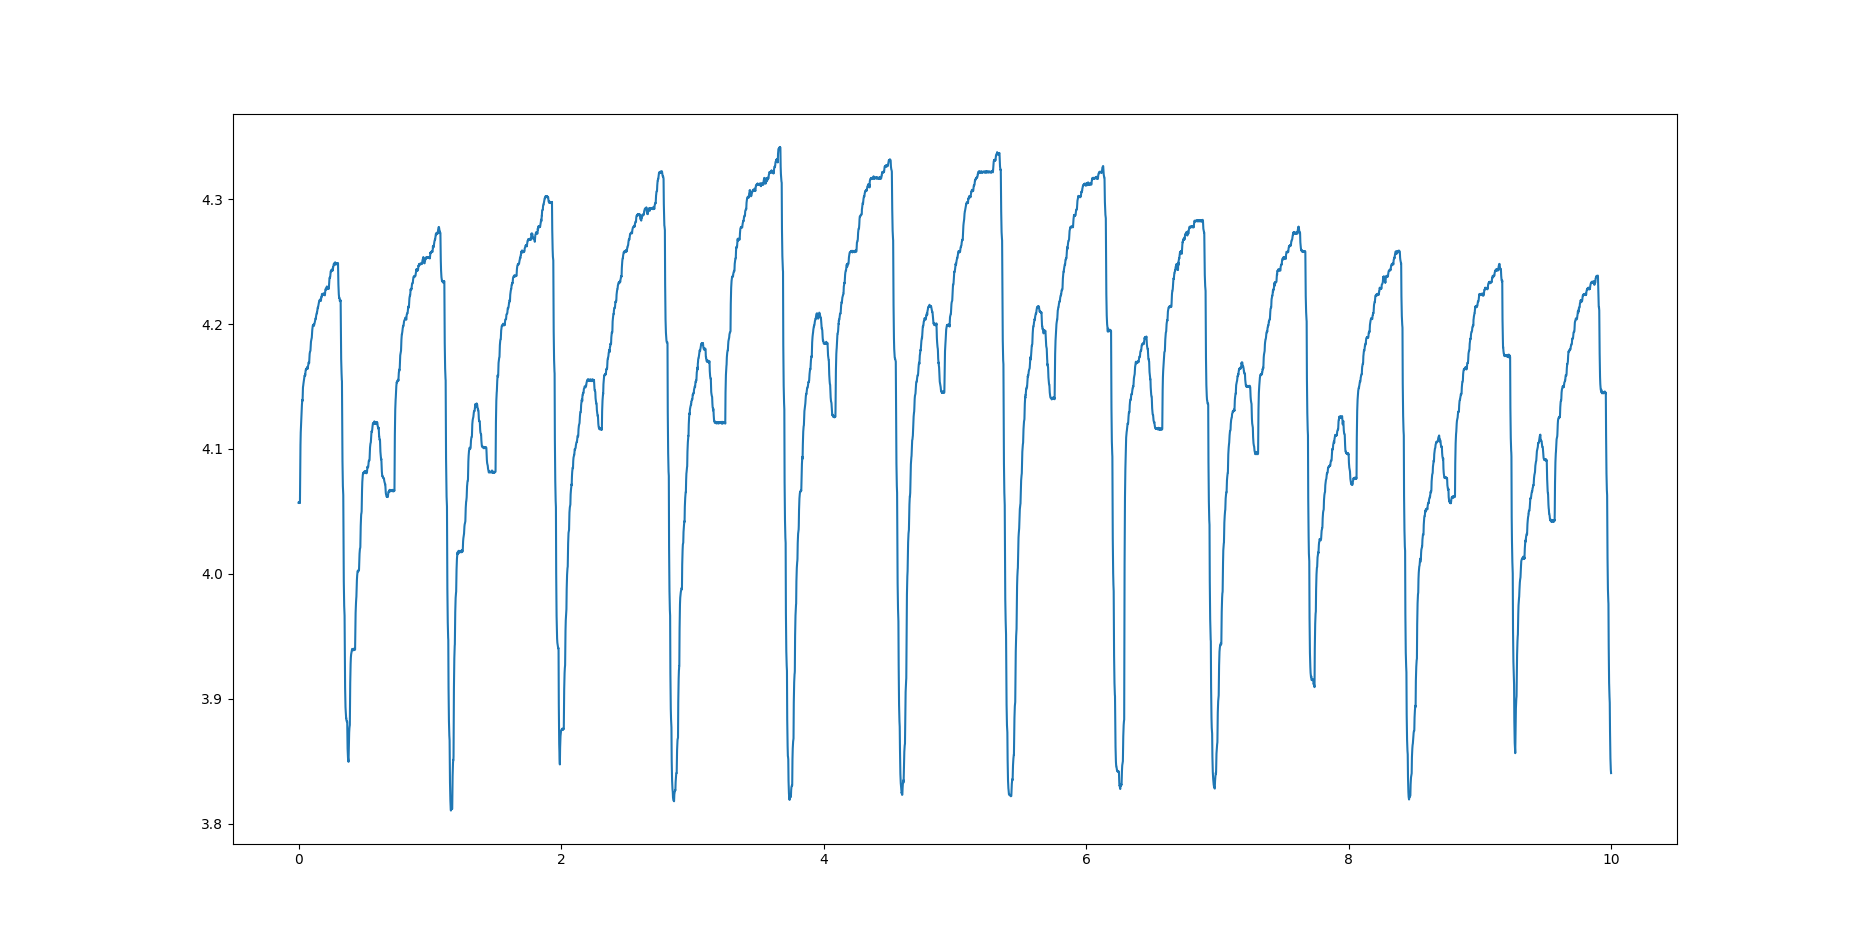

Reproduce this figure in Python.
import numpy as np
import matplotlib.pyplot as plt

fptr=open("./data/physiology/sub021_baseline_BloodPulse.csv",'r')
raw_data = fptr.read()
ts_data = raw_data.split('\n')#time_split data
len_of_tsdata = len(ts_data)-1
print(len_of_tsdata)
#print(len_of_tsdata)
for i in range(len(ts_data)):
    ts_data[i]=ts_data[i].split(',')

final_data = np.append(ts_data[0][1:],ts_data[1][1:])
for i in range(2,10):
    final_data = np.append(final_data,ts_data[i][1:])
final_data = final_data.astype(float)
time_axix = np.arange(0,10,0.001,float)
print(len(time_axix))
plt.plot(time_axix,np.absolute(final_data))
plt.show()
